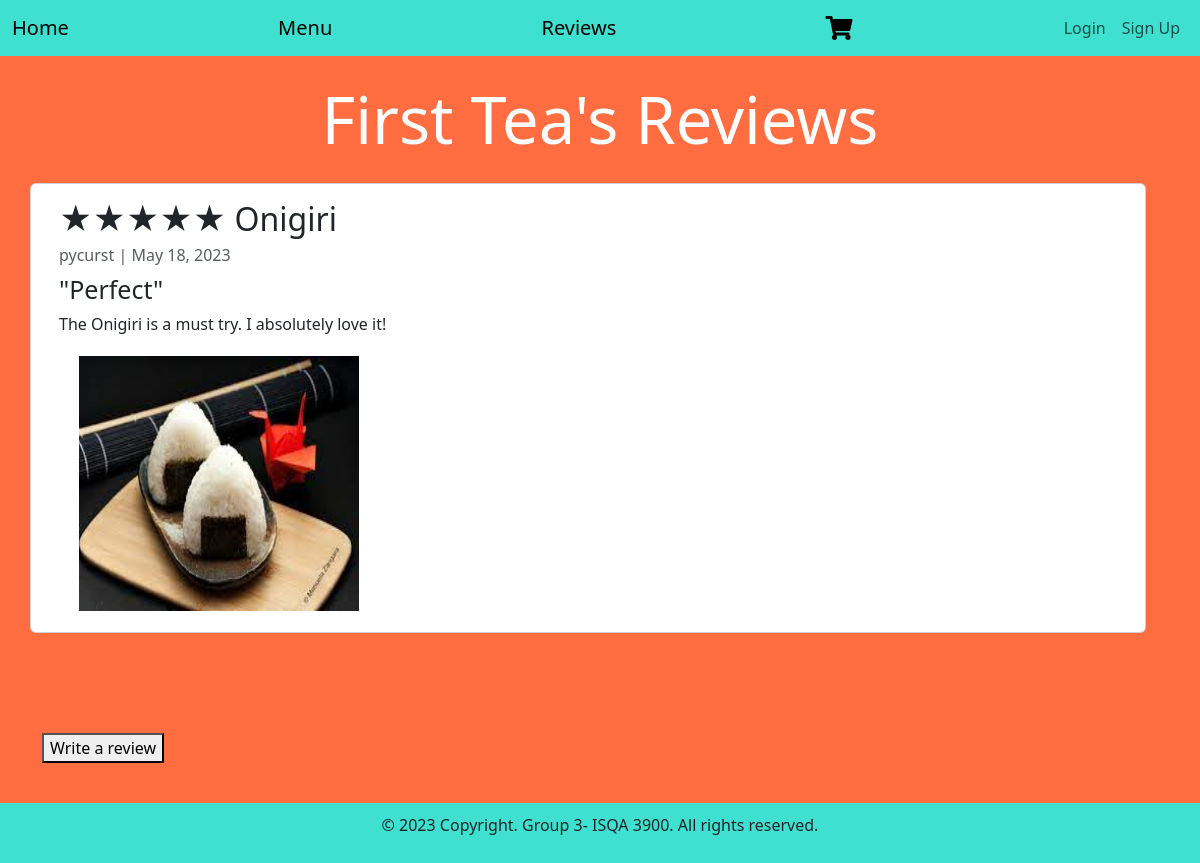
/review/, run on the app's committed database.
### tearoom/models.py (models this page shows, shortened)
class Review(models.Model):
    review_id = models.UUIDField(primary_key=True, default=uuid.uuid4, help_text='Unique ID for this restaurant')
    reviewer_name = models.CharField(max_length=50, default='')
    menu_items = models.ForeignKey('MenuItem', on_delete=models.RESTRICT, null=True)
    review_title = models.CharField(max_length=100, default='')
    review_image = models.ImageField(upload_to='img/', null=True, blank=True)
    review_date = models.DateTimeField(default=timezone.now)
    rate_choices = (
        (1,1),
        (2,2),
        (3,3),
        (4,4),
        (5,5)
    )
    stars = models.IntegerField(choices=rate_choices)
    comment = models.TextField(max_length=4000, default='')
    status = models.IntegerField(choices=STATUS, default=0)
    class Meta:
        ordering = ['review_date']

class MenuItem(models.Model):
    menu_id = models.UUIDField(primary_key=True, default=uuid.uuid4, help_text='Unique ID for this restaurant')
    menu_item_name = models.CharField(max_length=100)
    menu_price = models.DecimalField(max_digits = 5, decimal_places = 2)
    menu_item_description = models.CharField(max_length=100)
    menu_item_ingredients = models.CharField(max_length=100)
    menu_item_image = models.ImageField(upload_to='img/', null=True,blank=True)
    menu_is_a_Drink = models.BooleanField(default=True, help_text='Check if this is item is a drink, uncheck if it is a snack')
    allergen = models.ManyToManyField(Allergen, help_text='Select a food allergy')
    def __str__(self):
        return self.menu_item_name

### tearoom/views.py (the view)
# urls.py: path('review/', views.ReviewList.as_view(), name='review'),
class ReviewList(generic.ListView):
    queryset = Review.objects.filter(status=1).order_by('review_date')
    template_name = 'review.html'

### tearoom/templates/review.html
{% extends 'base.html' %}
{% load static %}
{% block content %}
<h1>First Tea's Reviews</h1>
    <div class="row">
            {% for review in review_list %}
            <div class="card w-100">
                <div class="card-body">
                    <h2 class="card-title">
                      {% if review.stars == 5 %}
                        ★★★★★
                    {% elif review.stars == 4 %}
                        ★★★★☆
                    {% elif review.stars == 3 %}
                        ★★★☆☆
                    {% elif review.stars == 2 %}
                        ★★☆☆☆
                    {% elif review.stars == 1 %}
                        ★☆☆☆☆
                    {% endif %}
                        {{ review.menu_items }}
                    </h2>
                    <p class="card-text text-muted h6">{{ review.reviewer_name }} | {{ review.review_date|date:"M d, Y" }} </p>
                    <h3 style="text-align:left;" class="card-title">
                        "{{ review.review_title }}"
                    </h3>
                    {{review.comment}}
                    <p class="card-text">
                        {% if review.review_image %}
                            <img src="{{review.review_image.url}}" style = "height: 280px; width: 300px;
                                padding-bottom: 5px; padding-top: 20px; padding-left: 20px" alt="review imaage" >
                        {% endif %}
                    </p>
                </div>
            </div>
            {% endfor %}
        </div>
<form>
    <button formaction="{% url 'create' %}">Write a review</button>
</form>
{% endblock content %}

### tearoom/static/css/style.css (style rules this page uses)
body { background-color: rgb(255, 109, 65); }
h1 { font-size: 65px; text-align: center; color: white; margin-bottom: 25px; }
h3 { font-size: 25px; text-align: center; margin-bottom: 100px; }
.row { display: flex; flex-direction: row; flex-wrap: wrap; width: 100%; gap: 50px; margin-bottom: 100px; }
img { width: 100%; height: auto; }

### data on the page
Review: menu_items "Onigiri", reviewer_name "pycurst", review_date "May 18, 2023", review_title "Perfect", comment "The Onigiri is a must try. I absolutely love it!", review_image (picture)
